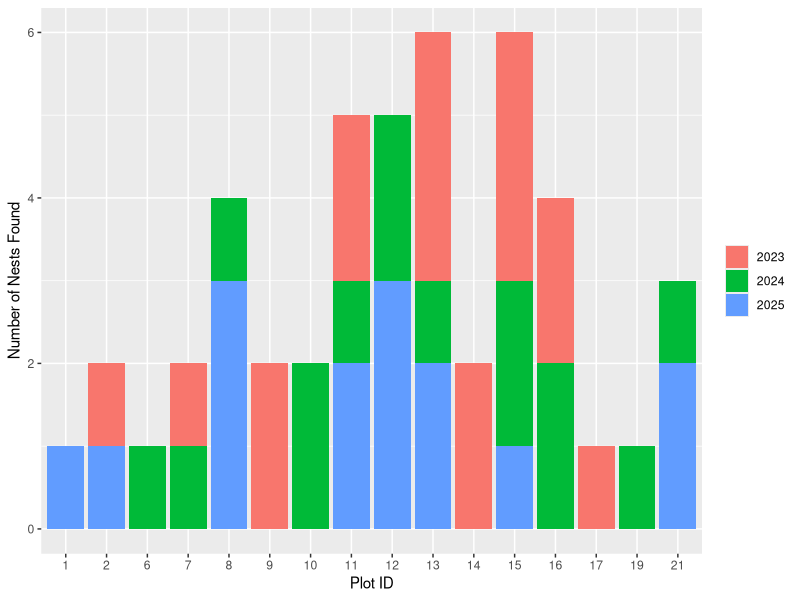
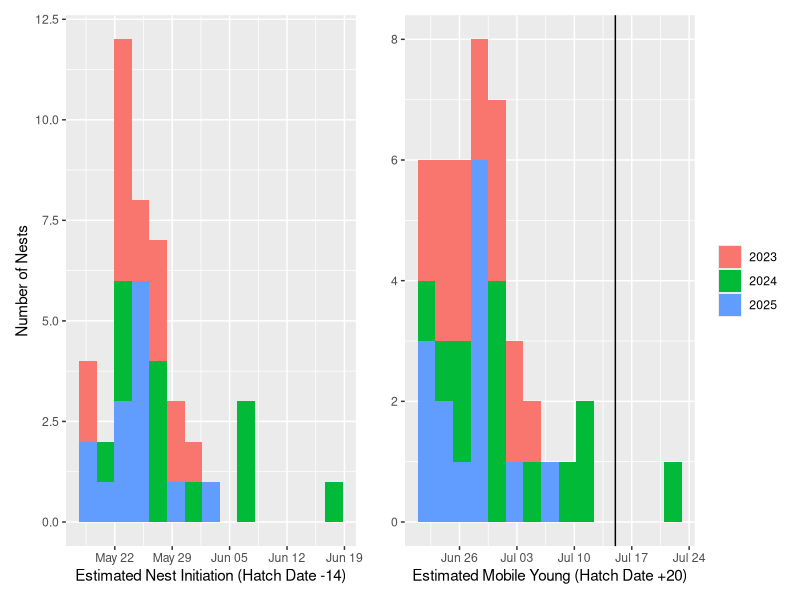
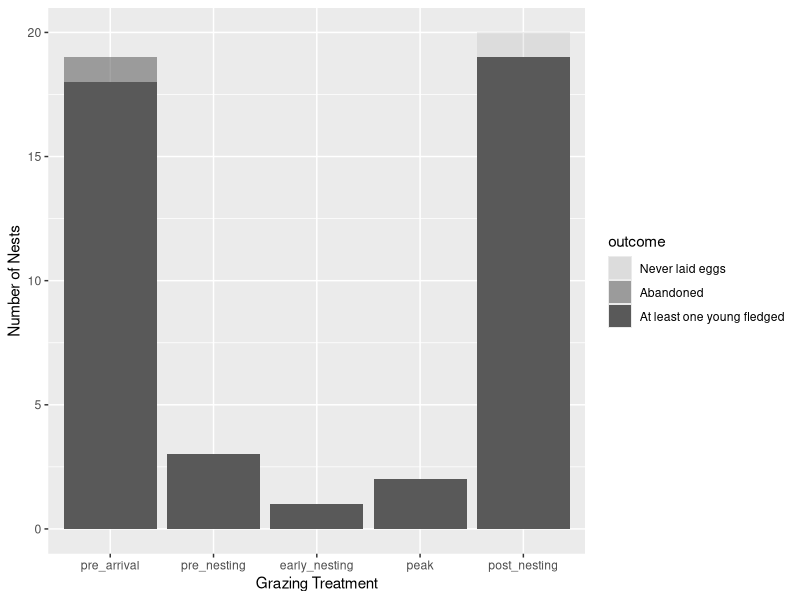
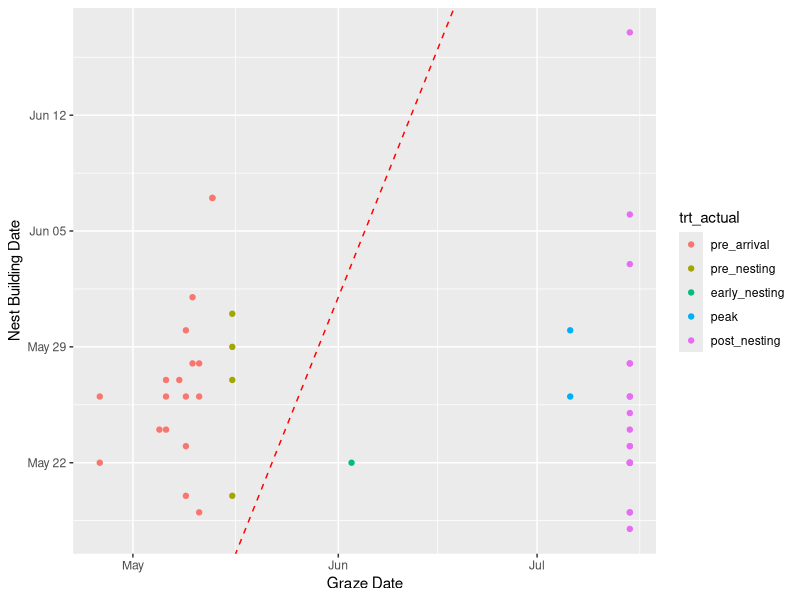
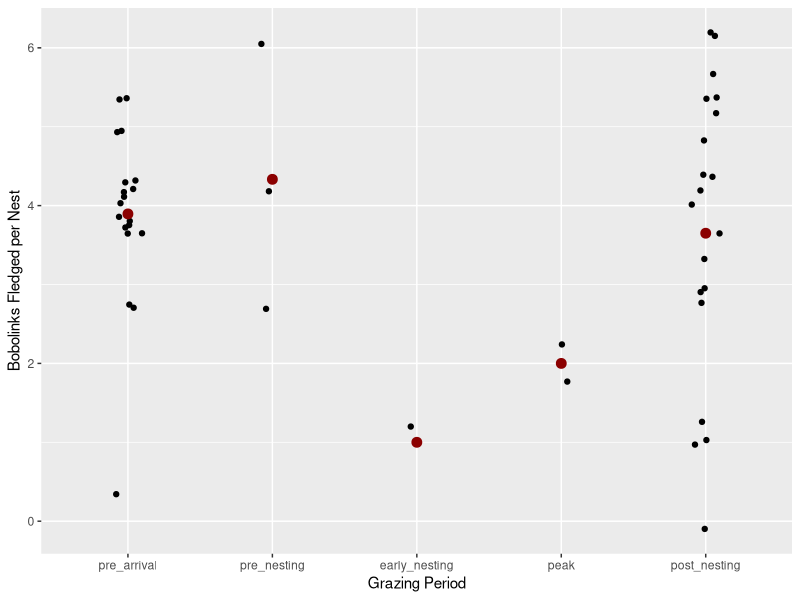
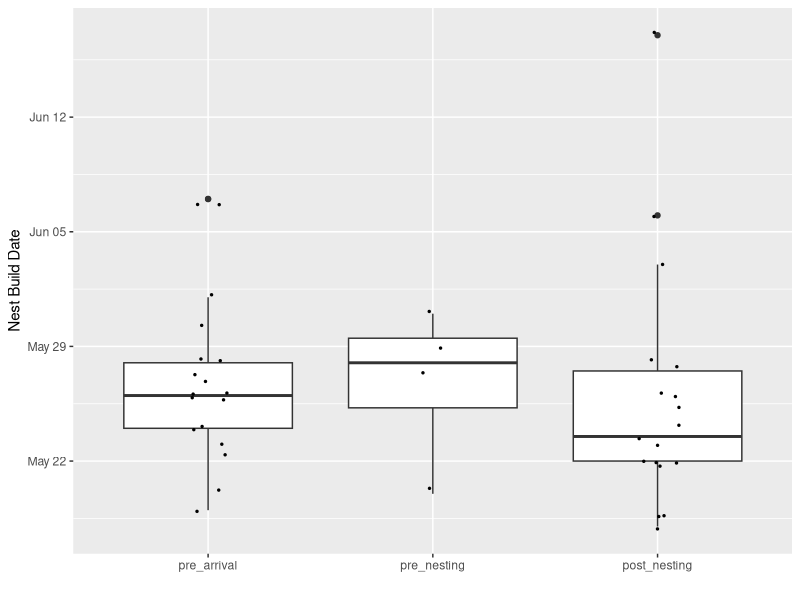
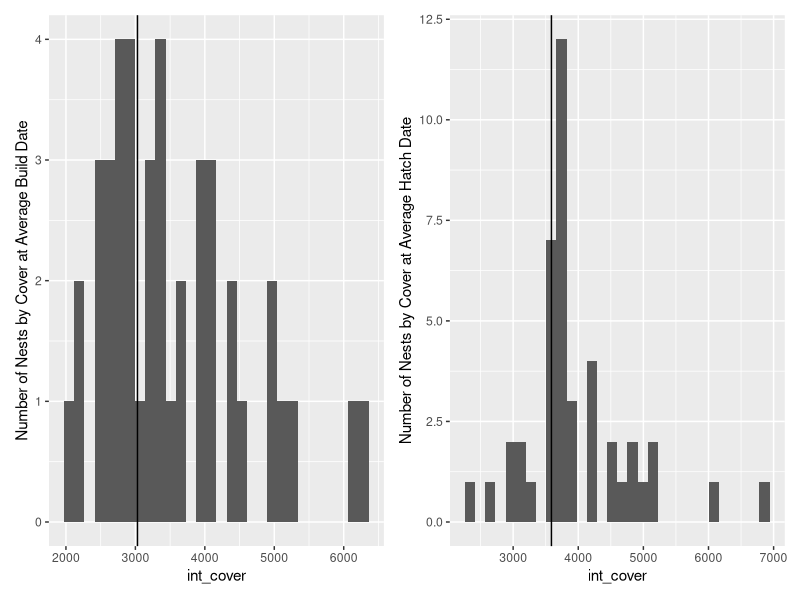
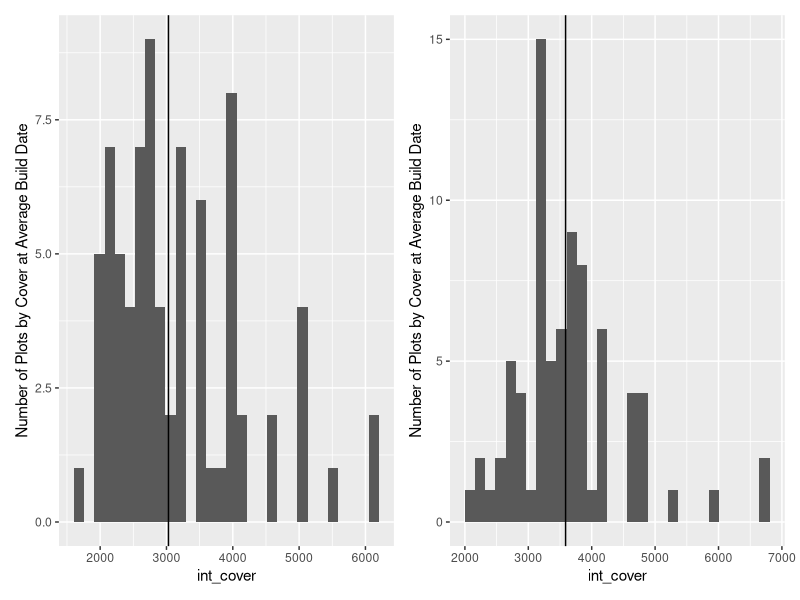

Write R code to recreate these figures, in order.
## ---- chunk 1
library(tidyverse)
library(readr)
library(dplyr)
library(lubridate)
library(patchwork)

#read in files. remember to get them in a working directory first. notes on what each are in email
plots<-read_csv("data/plot_key.csv")%>%
  mutate(cows_in=mdy(cows_in), cows_out=mdy(cows_out))%>%
  mutate(cows_out_nodate=update(cows_out, year=2000))
nests<-read_csv("data/nest_summary.csv")%>%
  mutate(found_date=mdy(found_date),
         build_date=mdy(build_date),
         egg_date=mdy(egg_date),
         hatch_date_key=mdy(hatch_date_key),
         fledge_date=mdy(fledge_date),
         mobile_date=mdy(mobile_date))%>%
  filter(is.na(field), #remove nests not in GP
         is.na(in_study), #remove nests in GP but not in a plot
         is.na(confirmed), #remove 'presumed' but not found nests
         species=="Bobolink") %>%#remove savanna sparrow nests
  select(-field, -in_study, -confirmed, -species, -22, -23)%>%
  mutate(fledge_date=hatch_date_key+10)%>%
  mutate(mobile_date=hatch_date_key+20)%>%
  mutate(egg_date=hatch_date_key-12)%>%
  mutate(build_date=hatch_date_key-14)%>%
  mutate(build_date_noyear=update(build_date, year=2000))%>%
  mutate(mobile_date_noyear=update(mobile_date, year=2000))

allnests<-left_join(nests, plots) #joins the plot and nest dataframes by common variable (nestid). This copies over plot level data to the nest observations.
allnests$trt_actual<-factor(allnests$trt_actual, levels=c("pre_arrival", "pre_nesting", "early_nesting", "peak", "post_nesting"))
allnests$outcome<-factor(allnests$outcome, levels=c(NA, "Never laid eggs", "Abandoned", "At least one young fledged"))

## ---- chunk 2
# early nesting worked in 15 (oddly) and 19. 
ggplot(ungroup(allnests), aes(as.factor(plot), fill=interaction(as.factor(year)))) + 
  geom_bar()+xlab("Plot ID")+ylab("Number of Nests Found") +
  theme(legend.title = element_blank())
## ---- chunk 3
#map the distribution of 'build dates': 14 days prior to hatch across all three years
p1<- ggplot(nests, aes(build_date_noyear))+geom_histogram(bins=15, aes(fill=as.factor(year(nests$build_date))))+
  geom_vline(xintercept=mdy("05/15/2000"))+xlab("Estimated Nest Initiation (Hatch Date -14)")+ylab("Number of Nests") +theme(legend.position="none")

#map the distribution of 'mobile dates': 20 days after to hatch across all three years
p2<- ggplot(nests, aes(mobile_date_noyear))+geom_histogram(bins=15, aes(fill=as.factor(year(nests$build_date))))+
  geom_vline(xintercept=mdy("07/15/2000"))+xlab("Estimated Mobile Young (Hatch Date +20)")+ylab("")+
  theme(legend.title = element_blank())

p1+p2
## ---- chunk 4
#number of nests (pre, post > pre nest > others)
ggplot(filter(allnests, !is.na(outcome)), aes(trt_actual))+geom_bar(aes(alpha=outcome))+ylab("Number of Nests")+xlab("Grazing Treatment")

## ---- chunk 5
# cows by start date . almost all nests were started after cows left (left of the line).
# one was started before cows left (it survived them going through) - 1wk prior. (show other examples where trampled though)
# the last two were grazed after the nest was basically done.  
ggplot(allnests, aes(cows_out_nodate, build_date_noyear,  color=trt_actual)) +
  geom_point() + geom_abline(intercept = 0, slope = 1, color = "red", linetype = "dashed") +
  xlab("Graze Date")+ ylab ("Nest Building Date")


## ---- chunk 6
ggplot((allnests), aes(trt_actual, as.numeric(num_fledged)))+
 geom_jitter(width=.1)+stat_summary(fun="mean", geom="point", color="darkred", size=3)+
  xlab("Grazing Period") + ylab("Bobolinks Fledged per Nest")
## ---- chunk 7
ggplot(filter(allnests, trt_actual!="early_nesting"&trt_actual!="peak"), aes( trt_actual, build_date_noyear))+
  geom_boxplot(aes())+geom_jitter(width=.1, size=.5)+
  ylab("Nest Build Date") +xlab("")
## ---- chunk 8
library(tidyverse)
library(lubridate)
library(readxl)
library(zoo)

platemeter_all<-read_csv("data/platemeter_all.csv")

#interpolate grass heights in each plot in each date
cowdates<-select(plots, plot, cows_in, cows_out)%>%
  pivot_longer(cols=cows_in:cows_out, names_to = "type", values_to = "date")%>%
  mutate(cover=NA)%>%
  filter(type!="cows_in")%>%
  rbind(mutate(platemeter_all, type="platemeter"))%>%
  arrange(plot, date, type)%>%
  mutate(year=year(date))%>%
  group_by(plot, year)%>%
  filter(!is.na(year))%>%
  fill(cover, .direction="up")%>%
 complete(date=seq(min(date, na.rm=T), max(date, na.rm=T), by="day"))%>%
  mutate(harvest_cycle=ifelse(type=="cows_out", 1, NA))%>%
  fill(harvest_cycle)%>%
  mutate(harvest_cycle=ifelse(is.na(harvest_cycle), 0, 1))%>%
  mutate(type=ifelse(is.na(type), "int", type))%>%
#  select(-type)%>%
  unique()%>%
  group_by(plot, year, harvest_cycle)%>%
  mutate(int_cover=na.approx(cover, na.rm=F))%>% #use column int_cover
  mutate(date_noyear=update(date, year=2000))%>%
  mutate(plot=as.factor(plot))

#pull relevant nest data for build dates
grass_build<-select(allnests, nest_id, year, plot, outcome, build_date, hatch_date_key, fledge_date, num_eggs, num_fledged, trt_actual)%>%
  mutate(date=build_date, plot=as.character(plot))%>%
  left_join(cowdates)

#how much grass in plots on average build date: how many nests in each plot. arrange by descending grass cover. 
avg_build<-filter(cowdates, date_noyear==ymd("2000/05/26"))%>%
  mutate(year=year(date))%>%
  left_join(select(allnests, nest_id, year, plot, num_fledged)%>%mutate(plot=as.character(plot)))%>%
  mutate(count=ifelse(is.na(nest_id),0,1))%>%
  group_by(year, plot)%>%
  mutate(sum=sum(count))%>%
  left_join(select(mutate(plots, plot=as.factor(plot)), plot, year, trt_actual))

#pull relevant nest data for hatch dates
grass_hatch<-select(allnests, nest_id, year, plot, outcome, build_date, hatch_date_key, fledge_date, num_eggs, num_fledged, trt_actual)%>%
  mutate(date=hatch_date_key, plot=as.character(plot))%>%
  left_join(cowdates)


#how much grass in plots on avg. hatch date
avg_hatch<-filter(cowdates, date_noyear==ymd("2000/06/10"))%>%
  mutate(year=year(date))%>%
  left_join(select(allnests, nest_id, year, plot)%>%mutate(plot=as.character(plot)))%>%
  mutate(count=ifelse(is.na(nest_id),0,1))%>%
  group_by(year, plot)%>%
  mutate(sum=sum(count))%>%
  left_join(select(mutate(plots, plot=as.factor(plot)), plot, year, trt_actual))

## ---- chunk 9
#histogram of how much cover was present when nest was built (~3000)
p1<-ggplot(grass_build, aes(int_cover)) +geom_histogram(aes()) +
  geom_vline(xintercept = 3030) + ylab("Number of Nests by Cover at Average Build Date")
#same as above, but cover when hatched. tight around 3800
p2<-ggplot(grass_hatch, aes(int_cover)) +geom_histogram(aes())+ 
    geom_vline(xintercept = 3588)+ ylab("Number of Nests by Cover at Average Hatch Date")

p1+p2

p3<- ggplot(avg_build, aes(int_cover)) +geom_histogram() +geom_vline(xintercept=3030)+ylab("Number of Plots by Cover at Average Build Date")
p4<-ggplot(avg_hatch, aes(int_cover)) +geom_histogram() +geom_vline(xintercept=3588) +ylab("Number of Plots by Cover at Average Build Date")
 p3 + p4

## ---- chunk 10

ggplot(avg_build, aes(fct_reorder(interaction(plot, year), sum, .desc=T),sum))+geom_point(stat="identity", aes(color=trt_actual))+
  geom_bar(stat="summary", fun="mean", aes(y=int_cover/2000), alpha=.5)+
  theme(axis.text.x = element_text(angle = 90, vjust = 0.5, hjust = 1))+
  scale_y_continuous(
        name = "Number of Nests",
        sec.axis = sec_axis( trans=~.*2000, name="Vegetation Cover (dm/Ac)")
  ) +xlab("Plot.Year")
## ---- chunk 11

ggplot(avg_hatch, aes(fct_reorder(interaction(plot, year), sum, .desc=T),sum))+geom_point(stat="identity", aes(color=trt_actual))+
  geom_bar(stat="summary", fun="mean", aes(y=int_cover/2000), alpha=.5)+
  theme(axis.text.x = element_text(angle = 90, vjust = 0.5, hjust = 1))+
  scale_y_continuous(
    name = "Number of Nests",
    sec.axis = sec_axis( trans=~.*2000, name="Vegetation Cover (dm/Ac)")
  ) +xlab("Plot.Year")

